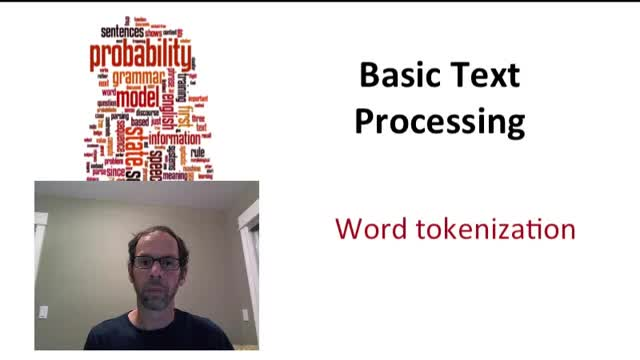
#> input picture frameExtracter/jpegs/img001.jpeg, 640 x 360 px
$ python pilprint.py ../../frameExtracter/jpegs/img001.jpeg   (Python 2 division)
#> lines starting #> are read from the running program, lines starting #| are printed output that depends on the picture
#!/Users/gregbruhns/dev_c2g/sophi-venv/bin/python
#
# The Python Imaging Library.
# $Id$
#
# print image files to postscript printer
#
# History:
# 0.1   1996-04-20 fl   Created
# 0.2   1996-10-04 fl   Use draft mode when converting.
# 0.3   2003-05-06 fl   Fixed a typo or two.
#

VERSION = "pilprint 0.3/2003-05-05"

from PIL import Image
from PIL import PSDraw

letter = ( 1.0*72, 1.0*72, 7.5*72, 10.0*72 )

def description(file, image):
    import os
    title = os.path.splitext(os.path.split(file)[1])[0]
    format = " (%dx%d "
    if image.format:
        format = " (" + image.format + " %dx%d "
    return title + format % image.size + image.mode + ")"

import getopt, os, sys

if len(sys.argv) == 1:
    print "PIL Print 0.2a1/96-10-04 -- print image files"
    print "Usage: pilprint files..."
    print "Options:"
    print "  -c            colour printer (default is monochrome)"
    print "  -p            print via lpr (default is stdout)"
    print "  -P <printer>  same as -p but use given printer"
    sys.exit(1)

try:
    opt, argv = getopt.getopt(sys.argv[1:], "cdpP:")
except getopt.error, v:
    print v
    sys.exit(1)

printer = None # print to stdout
monochrome = 1 # reduce file size for most common case

for o, a in opt:
    if o == "-d":
        # debug: show available drivers
        Image.init()
        print Image.ID
        sys.exit(1)
    elif o == "-c":
        # colour printer
        monochrome = 0
    elif o == "-p":
        # default printer channel
        printer = "lpr"
    elif o == "-P":
        # printer channel
        printer = "lpr -P%s" % a

for file in argv:
    try:

        im = Image.open(file)
#> im is the input picture: PIL image 640x360 RGB; mean R, G, B 222.6, 216.9, 216.1

        title = description(file, im)
#> title = 'img001 (JPEG 640x360 RGB)'

        if monochrome and im.mode not in ["1", "L"]:
            im.draft("L", im.size)
            im = im.convert("L")
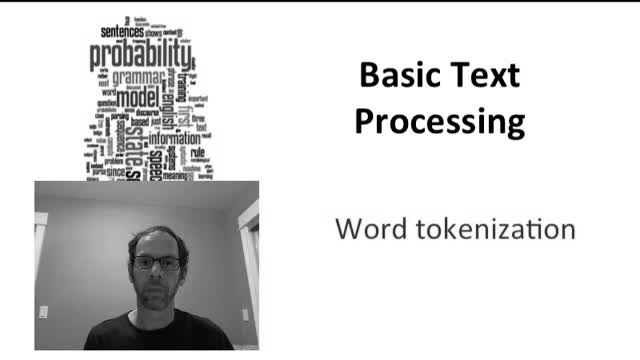
#> im: PIL image 640x360 L; min 0, max 255, mean 218.5

        if printer:
            fp = os.popen(printer, "w")
        else:
            fp = sys.stdout

        ps = PSDraw.PSDraw(fp)

        ps.begin_document()
        ps.setfont("Helvetica-Narrow-Bold", 18)
        ps.text((letter[0], letter[3]+24), title)
        ps.setfont("Helvetica-Narrow-Bold", 8)
        ps.text((letter[0], letter[1]-30), VERSION)
        ps.image(letter, im)
        ps.end_document()

    except:
        print "cannot print image",
        print "(%s:%s)" % (sys.exc_type, sys.exc_value)

$ run again, on frameExtracter/jpegs/img199.jpeg
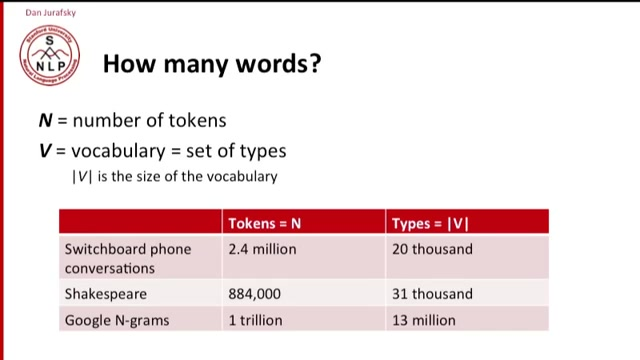
#> input picture frameExtracter/jpegs/img199.jpeg, 640 x 360 px
#> im is the input picture: PIL image 640x360 RGB; mean R, G, B 239.2, 225.8, 226.8
#> title = 'img199 (JPEG 640x360 RGB)'
#> `im = im.convert("L")`:
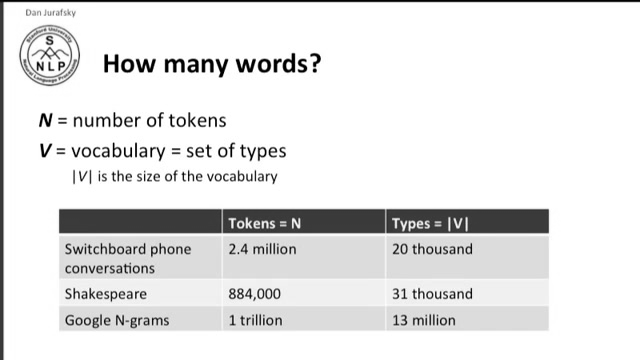
#> im: PIL image 640x360 L; min 0, max 255, mean 229.9
